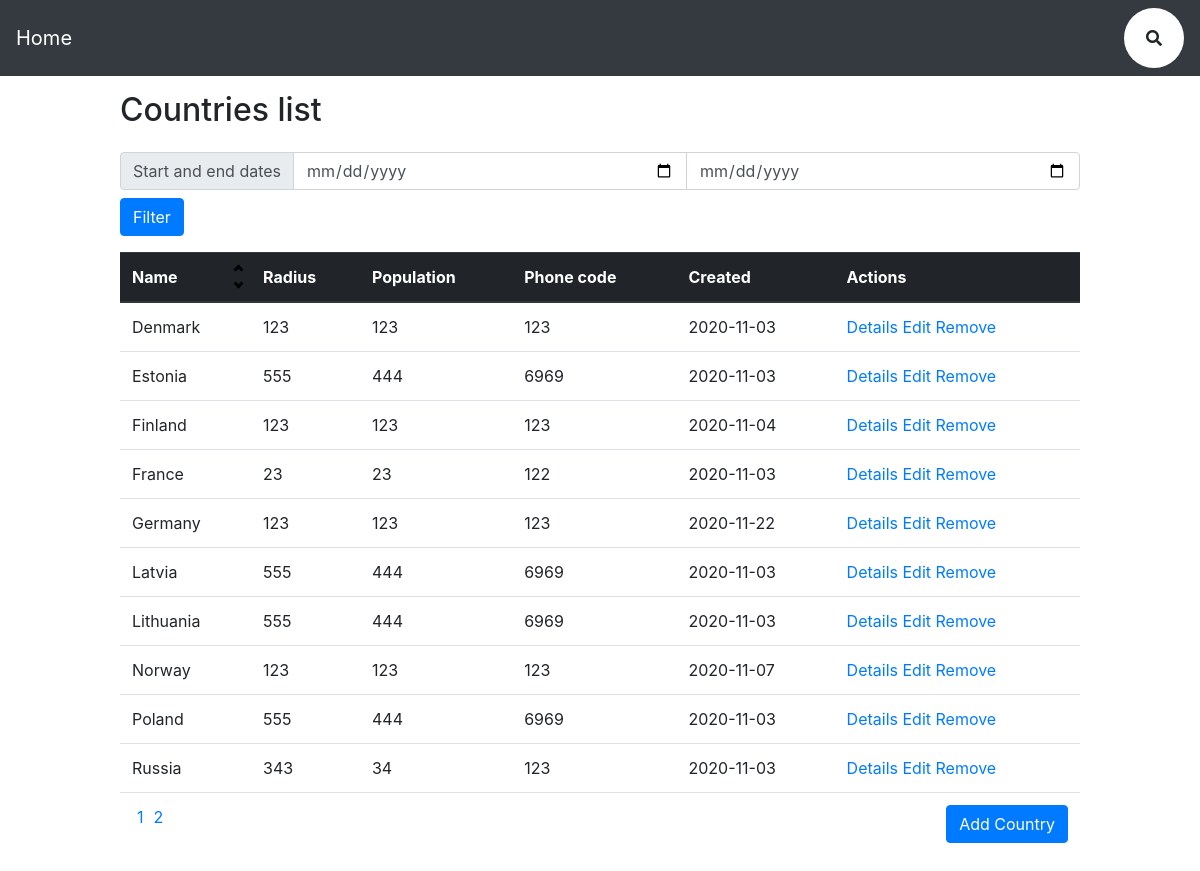
Screenshot of /index.php?order=asc with the database file from the repository.
### tables this page shows
CREATE TABLE `countries` (
  `id` int(6) NOT NULL,
  `name` varchar(255) NOT NULL,
  `radius` int(10) NOT NULL,
  `population` int(10) NOT NULL,
  `phoneCode` int(10) NOT NULL,
  `created` date DEFAULT curdate()
);

### index.php (called while the page is built, shortened)
<?php
    include 'header.php';
    $mvc = new Mvc();
    $mvc->mvcHandler();
?>
<?php include('footer.php'); ?>

### model/countryModel.php (called while the page is built, shortened)
<?php
class CountryModel extends Dbh{
    public function get($order,$page,$limit){
        $start = ($page-1)*$limit;
        if($order == 'asc'){
            $sql = "SELECT * FROM countries ORDER BY name ASC LIMIT $start, $limit";
        }else if ($order == 'desc'){
            $sql = "SELECT * FROM countries ORDER BY name DESC  LIMIT $start, $limit";
        }else{
            $sql = "SELECT * FROM countries  LIMIT $start, $limit";
        }
        $query = $this->connect()->query($sql);
        return $query;
    }
}

### controller/dbh.php (called while the page is built)
<?php
class Dbh {
    private $host = "localhost";
    private $user = "root";
    private $pwd = "";
    private $dbName = "Countries";
    protected function connect(){
        $dsn = 'mysql:host='.$this->host.';dbname='.$this->dbName;
        $pdo = new PDO($dsn, $this->user, $this->pwd);
        $pdo->setAttribute(PDO::ATTR_DEFAULT_FETCH_MODE, PDO::FETCH_ASSOC);
        return $pdo;
    }
}

### view/country/index.php (the view, shortened to what this page needs)
<h2>Countries list</h2>
<?php
$pages = $_SESSION['totalPages'];
?>
<table class="table">
  <thead class="thead-dark">
    <tr>
      <th scope="col">
        <div class="flex">
          Name
          <div class="to-right">
            <div>
            <?php
            if(isset($_GET['act'])){
              echo '<a href="index.php?order=asc&act='.$_GET['act'].'">';
            }else{
             echo '<a href="index.php?order=asc">';
            }?>
              <i class="arrow up"></i>
            </a>
            </div>
            <div>
            <?php
            if(isset($_GET['act'])){
              echo '<a href="index.php?order=desc&act='.$_GET['act'].'">';
            }else{echo '<a href="index.php?order=desc">';}?>
              <i class="arrow down">
              </i>
            </a>
            </div>
          </div>
        </div>
      </th>
      <th scope="col">Radius</th>
      <th scope="col">Population</th>
      <th scope="col">Phone code</th>
      <th scope="col">Created</th>
      <th scope="col">Actions</th>
    </tr>
  </thead>
    <form action="index.php?act=filter" method="post">
      <div class="input-group mb-2">
        <div class="input-group-prepend">
          <span class="input-group-text" id="">Start and end dates</span>
        </div>
        <input type="date" name="startDate" class="form-control">
        <input type="date" name="endDate" class="form-control" >
      </div>
      <input type="submit" name="filter" class="btn btn-primary  mb-3" value="Filter">
    </form>
  <tbody>
  <?php
    while($row = $res->fetch()){
        echo '<tr>';
            echo '<td>'.$row['name'].'</td>';
            echo '<td>'.$row['radius'].'</td>';
            echo '<td>'.$row['population'].'</td>';
            echo '<td>'.$row['phoneCode'].'</td>';
            echo '<td>'.$row['created'].'</td>';
            echo '<td> <a href="index.php?act=details&id='.$row['id'].'">Details</a> <a href="index.php?act=update&id='.$row['id'].'">Edit</a> <a href="index.php?act=delete&id='.$row['id'].'">Remove</a></td>';
        echo '</tr>';
    }
    ?>
    <tr>
      <td>
        <?php
          if($pages>1){
            if(isset($_GET['act'])){
              for($i=1; $i<=$pages; $i++){
                if(isset($_GET['order'])){
                  echo '<a class="page" href="index.php?page='.$i.'&act='.$_GET['act'].'&order='.$_GET['order'].'">'.$i.'</a>';
                }else{
                  echo '<a class="page" href="index.php?page='.$i.'&act='.$_GET['act'].'">'.$i.'</a>';
                }
              }
            }else{
              for($i=1; $i<=$pages; $i++){
                echo '<a class="page" href="index.php?page='.$i.'">'.$i.'</a>';
              }
            }
          }
        ?>
      </td>
        <td colspan="5">
        <div class="float-right">
           <a class="btn btn-primary" href="index.php?act=insert">Add Country</a>
        </div>
        </td>
    </tr>
  </tbody>
</table>
<?php include('footer.php'); ?>

### style.css (style rules this page uses)
* { margin: 0; padding: 0; }
h2 { padding: 15px 0 15px 0; }
.page { padding: 0 5px; }
.arrow { border: solid black; border-width: 0 3px 3px 0; display: inline-block; padding: 2px; }
.up { transform: rotate(-135deg); -webkit-transform: rotate(-135deg); }
.down { transform: rotate(45deg); -webkit-transform: rotate(45deg); }
.flex { display: flex; }
.to-right { margin: 0 0 0 auto; height: 15px; }
.to-right div { margin: -10px -3px 0 0; }

### rows the page displays
countries: name "Denmark", radius "123", population "123", phoneCode "123", created "2020-11-03"
countries: name "Estonia", radius "555", population "444", phoneCode "6969", created "2020-11-03"
countries: name "Finland", radius "123", population "123", phoneCode "123", created "2020-11-04"
countries: name "France", radius "23", population "23", phoneCode "122", created "2020-11-03"
countries: name "Germany", radius "123", population "123", phoneCode "123", created "2020-11-22"
countries: name "Latvia", radius "555", population "444", phoneCode "6969", created "2020-11-03"
countries: name "Lithuania", radius "555", population "444", phoneCode "6969", created "2020-11-03"
countries: name "Norway", radius "123", population "123", phoneCode "123", created "2020-11-07"
countries: name "Poland", radius "555", population "444", phoneCode "6969", created "2020-11-03"
countries: name "Russia", radius "343", population "34", phoneCode "123", created "2020-11-03"
